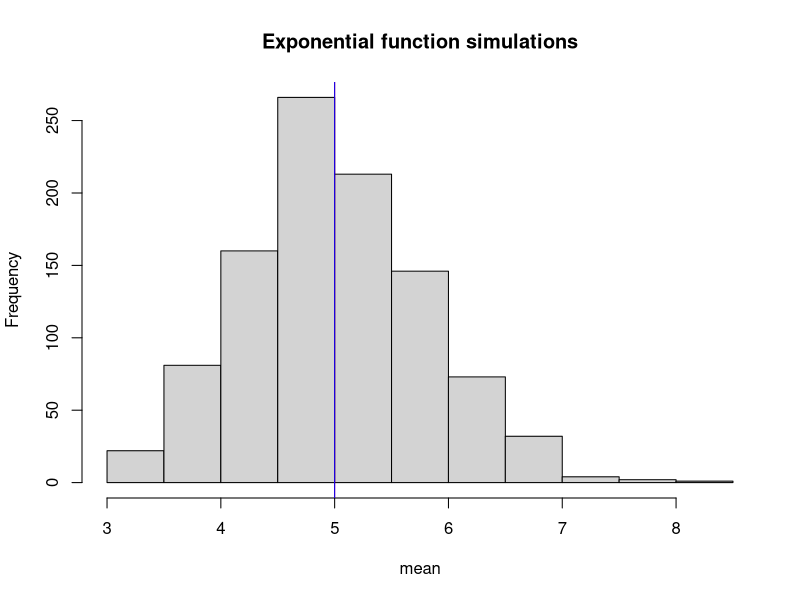
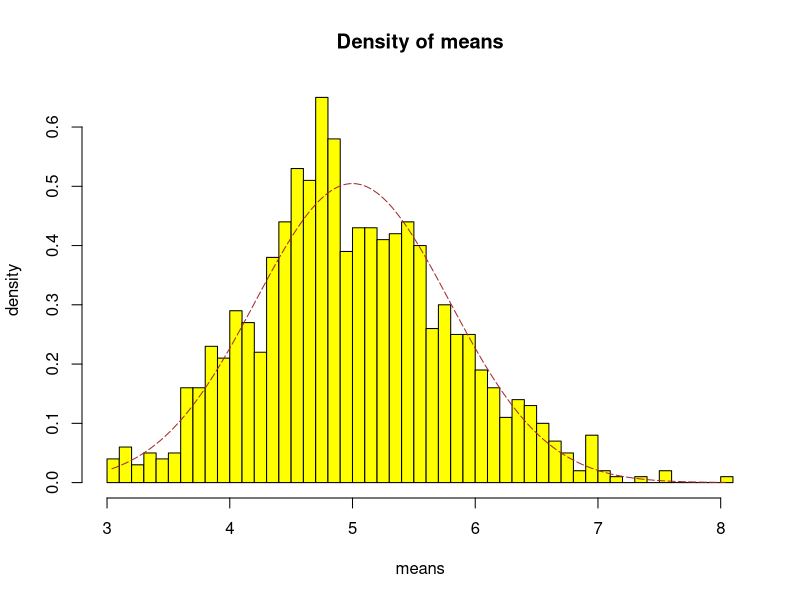
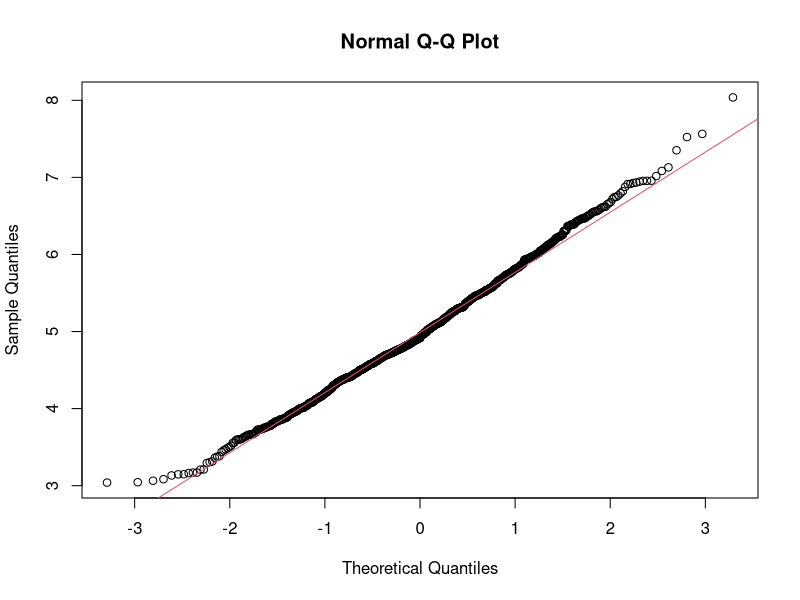

Generate these figures, in order, with R:
## ---- chunk 1
library("data.table")
library("ggplot2")

set.seed(100)

lambda <- 0.2

n <- 40

simulations <- 1000

simulated_exponentials <- replicate(simulations, rexp(n, lambda))

means_exponentials <- apply(simulated_exponentials, 2, mean)
## ---- chunk 2
analytical_mean <- mean(means_exponentials)
analytical_mean
## ---- chunk 3
theory_mean <- 1/lambda
theory_mean
## ---- chunk 4
hist(means_exponentials, xlab = "mean", main = "Exponential function simulations")
abline(v = analytical_mean, col = "red")
abline(v = theory_mean, col = "blue")
## ---- chunk 5
standard_deviation_dist <- sd(means_exponentials)
standard_deviation_dist
## ---- chunk 6
standard_deviation_theory <- (1/lambda)/sqrt(n)
standard_deviation_theory
## ---- chunk 7
variance_dist <- standard_deviation_dist^2
variance_dist
## ---- chunk 8
variance_theory <- ((1/lambda)*(1/sqrt(n)))^2
variance_theory
## ---- chunk 9
xfit <- seq(min(means_exponentials), max(means_exponentials), length=200)
yfit <- dnorm(xfit, mean=1/lambda, sd=(1/lambda/sqrt(n)))
hist(means_exponentials,breaks=n,prob=T,col="yellow",xlab = "means",main="Density of means",ylab="density")
lines(xfit, yfit, pch=30, col="brown", lty=5)
## ---- chunk 10
qqnorm(means_exponentials)
qqline(means_exponentials, col = 2)
